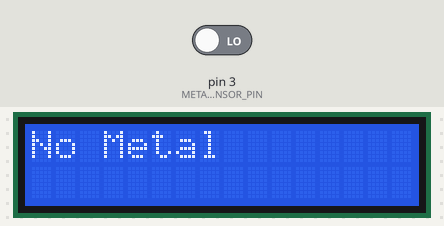
Bench run of a sketch on a simulated Arduino Uno, built with avr-gcc and run on an emulated ATmega328P. On the bench: 16×2 character LCD. Inputs (shaded band) come from the test bench; at power-on: pin 3 (METAL_SENSOR_PIN) LOW. What the sketch prints to the serial monitor is not drawn.

Above: at 1.2 s.
1.3 s: pin 3 (METAL_SENSOR_PIN) driven HIGH
At 2.1 s:
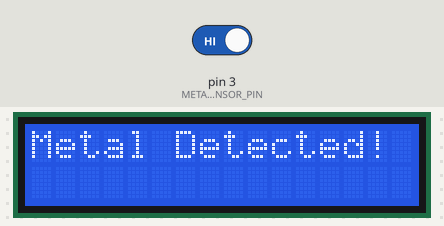
3.1 s: pin 3 (METAL_SENSOR_PIN) driven LOW
At 3.7 s:
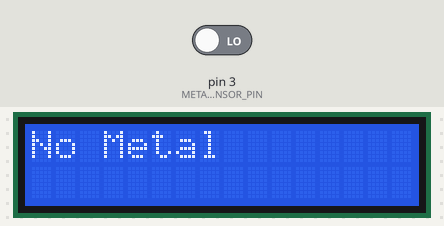
Timing chart, 0 to 6.1 s (numbered marks = the images above; inputs shaded):
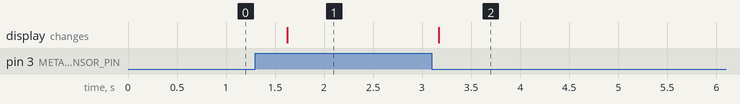

Measured:
- after the input at 1.3 s, the display: changes after 0.33 s (image 1)
- after the input at 3.1 s, the display: changes after 0.07 s (image 2)

The sketch:

metalsensor.ino
```cpp
#include <Wire.h>
#include <LiquidCrystal_I2C.h>

#define METAL_SENSOR_PIN 3 // Digital pin for Metal Sensor

LiquidCrystal_I2C lcd(0x27, 16, 2); // I2C address, 16x2 LCD

void setup() {
  pinMode(METAL_SENSOR_PIN, INPUT);
  lcd.begin();
  lcd.backlight();
  Serial.begin(9600);
}

void loop() {
  int metalDetected = digitalRead(METAL_SENSOR_PIN);

  if (metalDetected == HIGH) {
    Serial.println("Metal Detected!");
    lcd.setCursor(0, 0);
    lcd.print("Metal Detected!");
  } else {
    lcd.setCursor(0, 0);
    lcd.print("No Metal        ");
  }
  delay(500); // Update every 500ms
}
```
